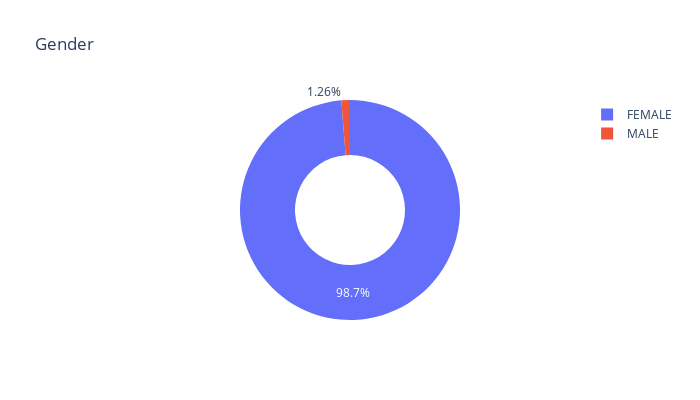
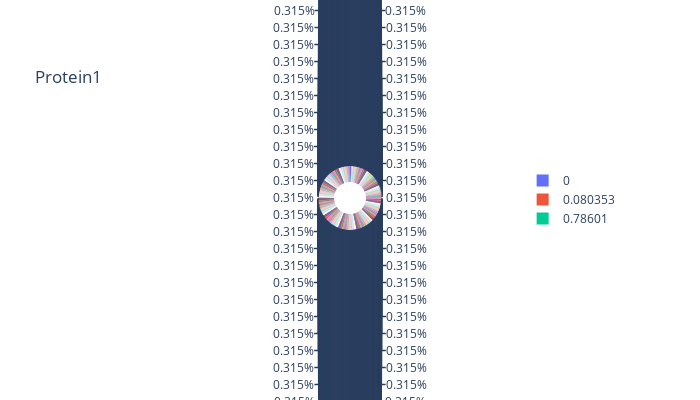
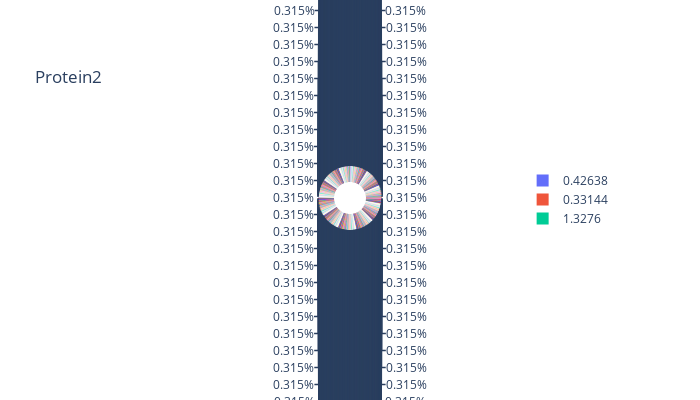
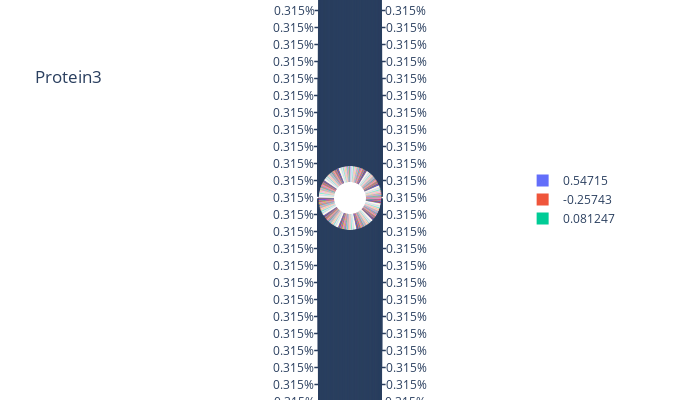

Notebook cell for these charts, in order:
### Code cell
for i in df.iloc[:,2:]:
    status = df[i].value_counts()
    fig = px.pie(values= status.values, names= status.index, hole= 0.5,title= i, width= 700,height= 400)
    fig.show()

### Figure 1 — Plotly figure (JSON) as saved in the notebook; plotly's stock layout.template omitted (floating-point values rounded to 4 significant figures)
{"data": [{"domain": {"x": [0, 1], "y": [0, 1]}, "hole": 0.5, "hovertemplate": "label=%{label}<br>value=%{value}<extra></extra>", "labels": ["FEMALE", "MALE"], "legendgroup": "", "name": "", "showlegend": true, "type": "pie", "values": [313, 4]}], "layout": {"height": 400, "legend": {"tracegroupgap": 0}, "title": {"text": "Gender"}, "width": 700}}

### Figure 2 — Plotly figure (JSON) as saved in the notebook; plotly's stock layout.template omitted (floating-point values rounded to 4 significant figures; data arrays with more than 128 entries replaced by an {"elided": "..."} marker saying what was removed)
{"data": [{"domain": {"x": [0, 1], "y": [0, 1]}, "hole": 0.5, "hovertemplate": "label=%{label}<br>value=%{value}<extra></extra>", "labels": {"elided": "316 float values"}, "legendgroup": "", "name": "", "showlegend": true, "type": "pie", "values": {"elided": "316 int values"}}], "layout": {"height": 400, "legend": {"tracegroupgap": 0}, "title": {"text": "Protein1"}, "width": 700}}

### Figure 3 — Plotly figure (JSON) as saved in the notebook; plotly's stock layout.template omitted (floating-point values rounded to 4 significant figures; data arrays with more than 128 entries replaced by an {"elided": "..."} marker saying what was removed)
{"data": [{"domain": {"x": [0, 1], "y": [0, 1]}, "hole": 0.5, "hovertemplate": "label=%{label}<br>value=%{value}<extra></extra>", "labels": {"elided": "317 float values"}, "legendgroup": "", "name": "", "showlegend": true, "type": "pie", "values": {"elided": "317 int values"}}], "layout": {"height": 400, "legend": {"tracegroupgap": 0}, "title": {"text": "Protein2"}, "width": 700}}

### Figure 4 — Plotly figure (JSON) as saved in the notebook; plotly's stock layout.template omitted (floating-point values rounded to 4 significant figures; data arrays with more than 128 entries replaced by an {"elided": "..."} marker saying what was removed)
{"data": [{"domain": {"x": [0, 1], "y": [0, 1]}, "hole": 0.5, "hovertemplate": "label=%{label}<br>value=%{value}<extra></extra>", "labels": {"elided": "317 float values"}, "legendgroup": "", "name": "", "showlegend": true, "type": "pie", "values": {"elided": "317 int values"}}], "layout": {"height": 400, "legend": {"tracegroupgap": 0}, "title": {"text": "Protein3"}, "width": 700}}
